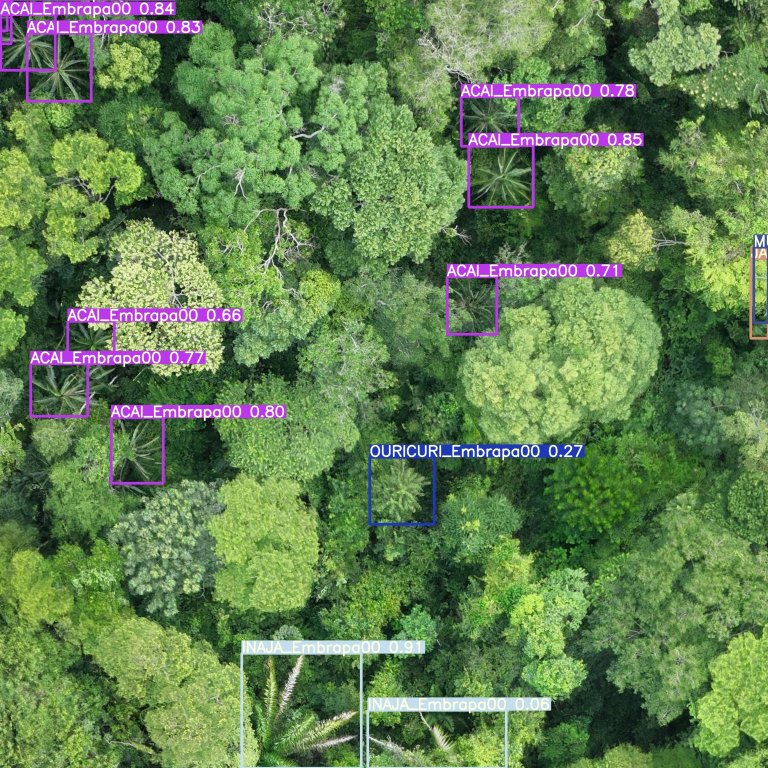
#> input picture runs/detect/0.01/tile_027.jpg, 1536 x 1536 px (shown at 1/2 size); its folder holds only this picture in this run
$ python thresh_display_bkp.py   (older library calls are emulated)
#> lines starting #> are read from the running program, lines starting #| are printed output that depends on the picture
"""

File Name: thresh_display.py
Origin: Netflora (https://github.com/NetFlora/Netflora)

"""


from ipywidgets import SelectionSlider, interact
from IPython.display import display, clear_output
from PIL import Image
import glob
import os

class ImageDisplayer:
    def __init__(self, base_dir='runs/detect', save_dir='results/imagens_threshold', thresholds=None, image_limit=5):
        self.base_dir = base_dir
        self.save_dir = save_dir
        self.thresholds = thresholds if thresholds is not None else [0.01, 0.05, 0.10, 0.15, 0.20, 0.25, 0.30, 0.35, 0.40, 0.45, 0.50]
        self.image_limit = image_limit


        if not os.path.exists(self.save_dir):
            os.makedirs(self.save_dir)


        self.preprocess_and_save_all_images()


        self.setup_slider()

    def setup_slider(self):

        self.threshold_slider = SelectionSlider(
            options=[(f'{value}', value) for value in self.thresholds],
            value=self.thresholds[0],
            description='Threshold:',
            continuous_update=True,
            readout=True
        )
        interact(self.display_saved_image, threshold=self.threshold_slider)

    def preprocess_and_save_all_images(self):

        for threshold in self.thresholds:
            self.process_images_for_threshold(threshold)
#> in create_and_save_composite_image, `composite_img = Image.new('RGB', (size[0] * len(images), size[1]))`: composite_img: PIL image 640x640 RGB; every value is 0
#> in create_and_save_composite_image, `img = Image.open(img_path).resize(size, Image.ANTIALIAS)`:
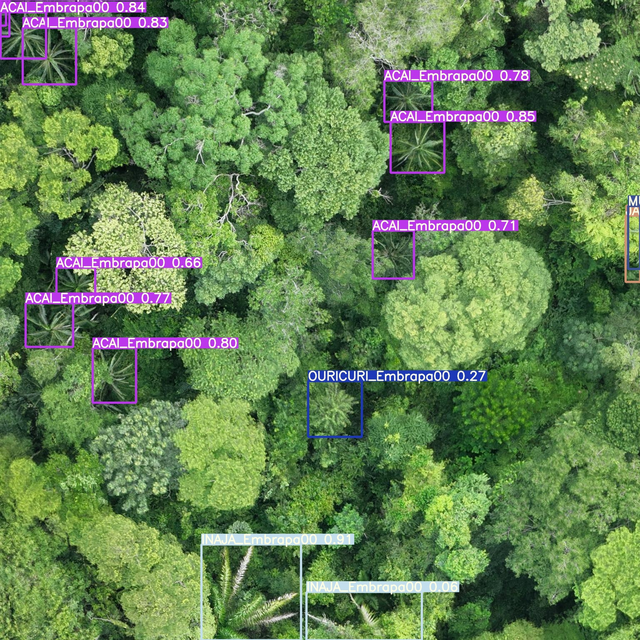
#> img: PIL image 640x640 RGB; mean R, G, B 99.7, 129.5, 81.2
#> pass 2 of the loop in preprocess_and_save_all_images, `for threshold in self.thresholds:`:
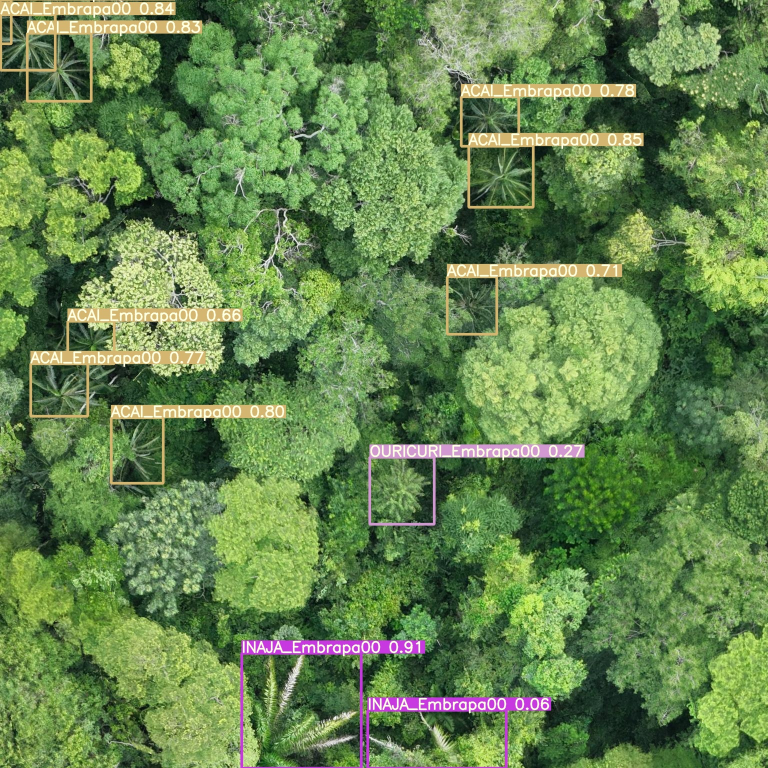
#> input picture runs/detect/0.05/tile_027.jpg, 1536 x 1536 px (shown at 1/2 size)
#> in create_and_save_composite_image (call 2), `img = Image.open(img_path).resize(size, Image.ANTIALIAS)`:
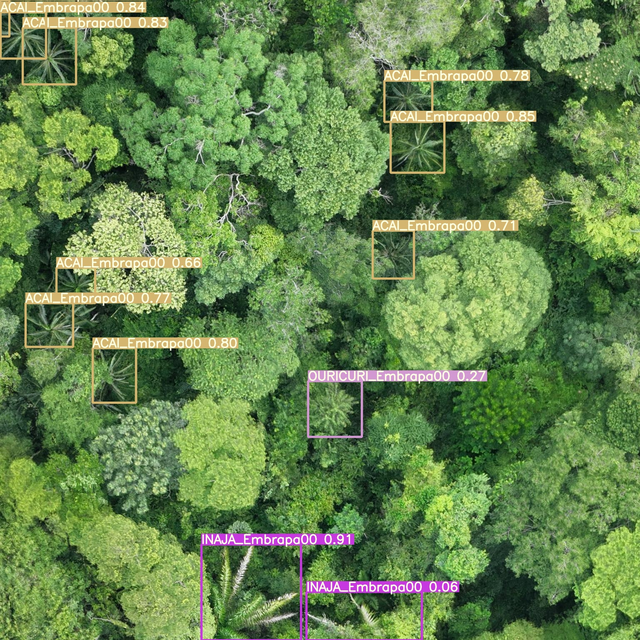
#> img: PIL image 640x640 RGB; mean R, G, B 101.2, 132.2, 77.6
#> the sliders are set to threshold = 0.01

    def process_images_for_threshold(self, threshold):

        image_dir = f'{self.base_dir}/{threshold:.2f}'
        images = glob.glob(os.path.join(image_dir, '*.jpg'))[:self.image_limit]

        if images:
            self.create_and_save_composite_image(images, threshold)
        else:
            print(f'Nenhuma imagem encontrada para threshold {threshold:.2f}.')

    def create_and_save_composite_image(self, images, threshold):

        size = (640, 640)
        composite_img = Image.new('RGB', (size[0] * len(images), size[1]))

        for i, img_path in enumerate(images):
            img = Image.open(img_path).resize(size, Image.ANTIALIAS)
            composite_img.paste(img, (i * size[0], 0))

        composite_save_path = os.path.join(self.save_dir, f'composite_threshold_{threshold:.2f}.jpg')
        composite_img.save(composite_save_path)

    def display_saved_image(self, threshold):

#> called with threshold = 0.01
        clear_output(wait=True)
        composite_path = os.path.join(self.save_dir, f'composite_threshold_{threshold:.2f}.jpg')

        if os.path.exists(composite_path):
            img = Image.open(composite_path)
            display(img)
            print(f'Threshold: {threshold}')
        else:
            print(f'Nenhuma imagem composta encontrada para threshold {threshold:.2f}.')

if __name__ == '__main__':
    ImageDisplayer()
